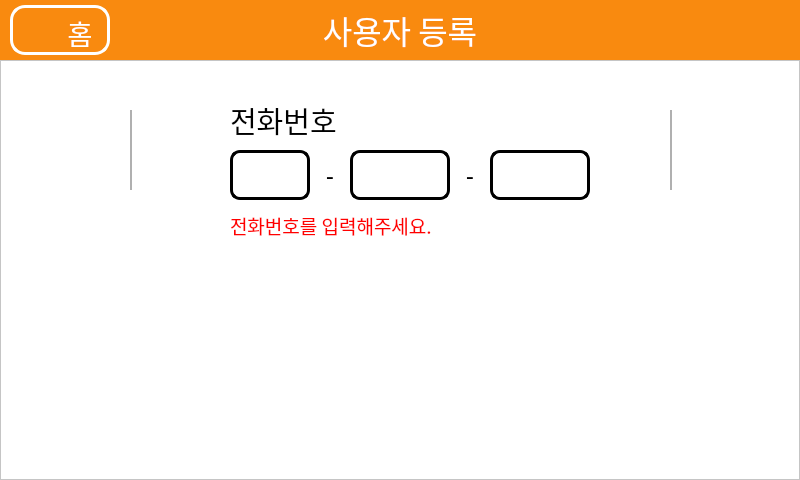
<?xml version="1.0" encoding="UTF-8"?>
<ui version="4.0">
 <class>NewUser2</class>
 <widget class="QWidget" name="NewUser2">
  <property name="geometry">
   <rect>
    <x>0</x>
    <y>0</y>
    <width>800</width>
    <height>480</height>
   </rect>
  </property>
  <property name="windowTitle">
   <string>Form</string>
  </property>
  <widget class="QFrame" name="frameMenu">
   <property name="geometry">
    <rect>
     <x>0</x>
     <y>0</y>
     <width>800</width>
     <height>60</height>
    </rect>
   </property>
   <property name="frameShape">
    <enum>QFrame::StyledPanel</enum>
   </property>
   <property name="frameShadow">
    <enum>QFrame::Raised</enum>
   </property>
   <widget class="QPushButton" name="buttonHome">
    <property name="geometry">
     <rect>
      <x>10</x>
      <y>5</y>
      <width>100</width>
      <height>50</height>
     </rect>
    </property>
    <property name="font">
     <font>
      <family>배달의민족 주아</family>
      <pointsize>16</pointsize>
     </font>
    </property>
    <property name="styleSheet">
     <string notr="true">QPushButton
{
	color: rgba(255, 255, 255, 0);
	background-color: rgba(255, 255, 255, 0);
	border-radius: 15px;
	border: 3px solid #ffffff;
}

QPushButton:hover
{
	background-color: rgb(241, 219, 194);
}</string>
    </property>
    <property name="text">
     <string>HH</string>
    </property>
    <property name="icon">
     <iconset>
      <normaloff>Images/home.png</normaloff>Images/home.png</iconset>
    </property>
    <property name="iconSize">
     <size>
      <width>40</width>
      <height>40</height>
     </size>
    </property>
   </widget>
   <widget class="QLabel" name="labelMenu">
    <property name="geometry">
     <rect>
      <x>0</x>
      <y>0</y>
      <width>800</width>
      <height>60</height>
     </rect>
    </property>
    <property name="font">
     <font>
      <family>배달의민족 주아</family>
      <pointsize>24</pointsize>
      <weight>50</weight>
      <italic>false</italic>
      <bold>false</bold>
     </font>
    </property>
    <property name="styleSheet">
     <string notr="true">color: rgb(255, 255, 255);
background-color: rgb(249, 138, 15);</string>
    </property>
    <property name="text">
     <string>사용자 등록</string>
    </property>
    <property name="alignment">
     <set>Qt::AlignCenter</set>
    </property>
   </widget>
   <widget class="QLabel" name="labelHome">
    <property name="enabled">
     <bool>true</bool>
    </property>
    <property name="geometry">
     <rect>
      <x>60</x>
      <y>10</y>
      <width>40</width>
      <height>45</height>
     </rect>
    </property>
    <property name="font">
     <font>
      <family>배달의민족 주아</family>
      <pointsize>20</pointsize>
     </font>
    </property>
    <property name="styleSheet">
     <string notr="true">color: rgb(255, 255, 255);</string>
    </property>
    <property name="text">
     <string>홈</string>
    </property>
    <property name="alignment">
     <set>Qt::AlignCenter</set>
    </property>
   </widget>
   <zorder>labelMenu</zorder>
   <zorder>labelHome</zorder>
   <zorder>buttonHome</zorder>
  </widget>
  <widget class="QFrame" name="MainFrame">
   <property name="geometry">
    <rect>
     <x>0</x>
     <y>60</y>
     <width>800</width>
     <height>420</height>
    </rect>
   </property>
   <property name="autoFillBackground">
    <bool>false</bool>
   </property>
   <property name="styleSheet">
    <string notr="true">QFrame#MainFrame{
	background-color: rgb(255, 255, 255);
}</string>
   </property>
   <property name="frameShape">
    <enum>QFrame::StyledPanel</enum>
   </property>
   <property name="frameShadow">
    <enum>QFrame::Raised</enum>
   </property>
   <widget class="QLabel" name="labelError">
    <property name="enabled">
     <bool>false</bool>
    </property>
    <property name="geometry">
     <rect>
      <x>230</x>
      <y>150</y>
      <width>220</width>
      <height>30</height>
     </rect>
    </property>
    <property name="font">
     <font>
      <family>배달의민족 주아</family>
      <pointsize>14</pointsize>
     </font>
    </property>
    <property name="styleSheet">
     <string notr="true">color: rgb(255, 0, 0);</string>
    </property>
    <property name="text">
     <string>전화번호를 입력해주세요.</string>
    </property>
   </widget>
   <widget class="QPushButton" name="buttonLeft">
    <property name="geometry">
     <rect>
      <x>30</x>
      <y>50</y>
      <width>80</width>
      <height>80</height>
     </rect>
    </property>
    <property name="styleSheet">
     <string notr="true">QPushButton
{
	image: url(Images/arrow_left.png);
	border: 0px;
}

QPushButton:hover
{
	image: url(Images/arrow_left_hover.png);
	border: 0px;
}</string>
    </property>
    <property name="text">
     <string/>
    </property>
   </widget>
   <widget class="QLineEdit" name="editContact3">
    <property name="geometry">
     <rect>
      <x>490</x>
      <y>90</y>
      <width>100</width>
      <height>50</height>
     </rect>
    </property>
    <property name="sizePolicy">
     <sizepolicy hsizetype="Fixed" vsizetype="Fixed">
      <horstretch>0</horstretch>
      <verstretch>0</verstretch>
     </sizepolicy>
    </property>
    <property name="font">
     <font>
      <family>배달의민족 주아</family>
      <pointsize>20</pointsize>
     </font>
    </property>
    <property name="styleSheet">
     <string notr="true">QLineEdit
{
	border: 3px solid #000000;
	border-radius: 10px;
}

QLineEdit:hover
{
	border-color: rgb(0, 85, 255);
	background-color: rgb(200, 200, 200);
}</string>
    </property>
    <property name="inputMethodHints">
     <set>Qt::ImhDigitsOnly|Qt::ImhNoPredictiveText</set>
    </property>
    <property name="maxLength">
     <number>4</number>
    </property>
    <property name="clearButtonEnabled">
     <bool>false</bool>
    </property>
   </widget>
   <widget class="QPushButton" name="buttonRight">
    <property name="geometry">
     <rect>
      <x>690</x>
      <y>50</y>
      <width>80</width>
      <height>80</height>
     </rect>
    </property>
    <property name="styleSheet">
     <string notr="true">QPushButton
{
	image: url(Images/arrow_right.png);
	border: 0px;
}

QPushButton:hover
{
	image: url(Images/arrow_right_hover.png);
	border: 0px;
}</string>
    </property>
    <property name="text">
     <string/>
    </property>
   </widget>
   <widget class="QLabel" name="labelContact">
    <property name="geometry">
     <rect>
      <x>230</x>
      <y>40</y>
      <width>121</width>
      <height>41</height>
     </rect>
    </property>
    <property name="font">
     <font>
      <family>배달의민족 주아</family>
      <pointsize>22</pointsize>
     </font>
    </property>
    <property name="text">
     <string>전화번호</string>
    </property>
    <property name="alignment">
     <set>Qt::AlignLeading|Qt::AlignLeft|Qt::AlignVCenter</set>
    </property>
   </widget>
   <widget class="QLineEdit" name="editContact1">
    <property name="geometry">
     <rect>
      <x>230</x>
      <y>90</y>
      <width>80</width>
      <height>50</height>
     </rect>
    </property>
    <property name="sizePolicy">
     <sizepolicy hsizetype="Fixed" vsizetype="Fixed">
      <horstretch>0</horstretch>
      <verstretch>0</verstretch>
     </sizepolicy>
    </property>
    <property name="font">
     <font>
      <family>배달의민족 주아</family>
      <pointsize>20</pointsize>
     </font>
    </property>
    <property name="styleSheet">
     <string notr="true">QLineEdit
{
	border: 3px solid #000000;
	border-radius: 10px;
}

QLineEdit:hover
{
	border-color: rgb(0, 85, 255);
	background-color: rgb(200, 200, 200);
}</string>
    </property>
    <property name="inputMethodHints">
     <set>Qt::ImhDigitsOnly|Qt::ImhNoPredictiveText</set>
    </property>
    <property name="maxLength">
     <number>3</number>
    </property>
    <property name="clearButtonEnabled">
     <bool>false</bool>
    </property>
   </widget>
   <widget class="Line" name="lineLeft">
    <property name="geometry">
     <rect>
      <x>130</x>
      <y>50</y>
      <width>2</width>
      <height>80</height>
     </rect>
    </property>
    <property name="styleSheet">
     <string notr="true">background-color: rgb(176, 176, 176);
border: 0px;</string>
    </property>
    <property name="orientation">
     <enum>Qt::Vertical</enum>
    </property>
   </widget>
   <widget class="Line" name="lineRight">
    <property name="geometry">
     <rect>
      <x>670</x>
      <y>50</y>
      <width>2</width>
      <height>80</height>
     </rect>
    </property>
    <property name="styleSheet">
     <string notr="true">background-color: rgb(176, 176, 176);
border: 0px;</string>
    </property>
    <property name="orientation">
     <enum>Qt::Vertical</enum>
    </property>
   </widget>
   <widget class="QLineEdit" name="editContact2">
    <property name="geometry">
     <rect>
      <x>350</x>
      <y>90</y>
      <width>100</width>
      <height>50</height>
     </rect>
    </property>
    <property name="sizePolicy">
     <sizepolicy hsizetype="Fixed" vsizetype="Fixed">
      <horstretch>0</horstretch>
      <verstretch>0</verstretch>
     </sizepolicy>
    </property>
    <property name="font">
     <font>
      <family>배달의민족 주아</family>
      <pointsize>20</pointsize>
     </font>
    </property>
    <property name="styleSheet">
     <string notr="true">QLineEdit
{
	border: 3px solid #000000;
	border-radius: 10px;
}

QLineEdit:hover
{
	border-color: rgb(0, 85, 255);
	background-color: rgb(200, 200, 200);
}</string>
    </property>
    <property name="inputMethodHints">
     <set>Qt::ImhDigitsOnly|Qt::ImhNoPredictiveText</set>
    </property>
    <property name="maxLength">
     <number>4</number>
    </property>
    <property name="clearButtonEnabled">
     <bool>false</bool>
    </property>
   </widget>
   <widget class="QLabel" name="labelDash2">
    <property name="geometry">
     <rect>
      <x>450</x>
      <y>100</y>
      <width>40</width>
      <height>30</height>
     </rect>
    </property>
    <property name="font">
     <font>
      <family>배달의민족 주아</family>
      <pointsize>18</pointsize>
     </font>
    </property>
    <property name="text">
     <string>-</string>
    </property>
    <property name="alignment">
     <set>Qt::AlignCenter</set>
    </property>
   </widget>
   <widget class="QLabel" name="labelDash1">
    <property name="geometry">
     <rect>
      <x>310</x>
      <y>100</y>
      <width>40</width>
      <height>30</height>
     </rect>
    </property>
    <property name="font">
     <font>
      <family>배달의민족 주아</family>
      <pointsize>18</pointsize>
     </font>
    </property>
    <property name="text">
     <string>-</string>
    </property>
    <property name="alignment">
     <set>Qt::AlignCenter</set>
    </property>
   </widget>
  </widget>
  <zorder>MainFrame</zorder>
  <zorder>frameMenu</zorder>
 </widget>
 <resources/>
 <connections/>
</ui>
